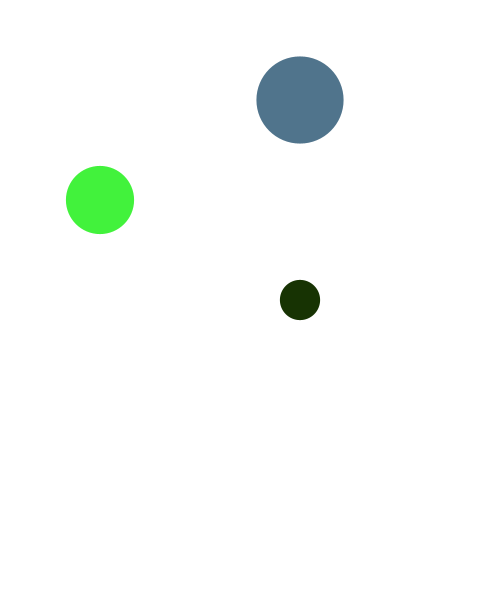
Frame 1 (no input)
Frame 60 (the mouse pressed at the canvas centre just before this capture): identical to frame 1, image omitted
Frame 120 (the mouse held since frame 60 and released just before this capture): identical to frame 1, image omitted

The Processing sketch that drew this single still picture (run headless with seeded random() and noise(); from frame 60 on, the mouse is pressed at the canvas centre):

// Processing sketch: ex05_ball_class_array
// ── ex05_ball_class_array.pde
// IMA NYU Shanghai
// Interaction Lab

Ball[] balls;

void setup() {
  size(500, 600);
  noStroke();

  // initialize the array
  balls = new Ball[3];

  // add the object into the array
  balls[0] = new Ball(100, 200);
  balls[1] = new Ball(300, 100);
  balls[2] = new Ball(300, 300);
}


void draw() {
  background(255);

  // now we have to use for-loop!
  for (int i=0; i<balls.length; i++) {
    balls[i].display();
  }
}


class Ball {
  // variables
  float x, y, size;
  color clr;

  // constructor
  Ball(float tempX, float tempY) {
    x = tempX;
    y = tempY;
    size = random(10, 100);
    clr = color(random(255), random(255), random(255));
  }

  // functions(methods)
  void display() {
    fill(clr);
    ellipse(x, y, size, size);
  }
}
